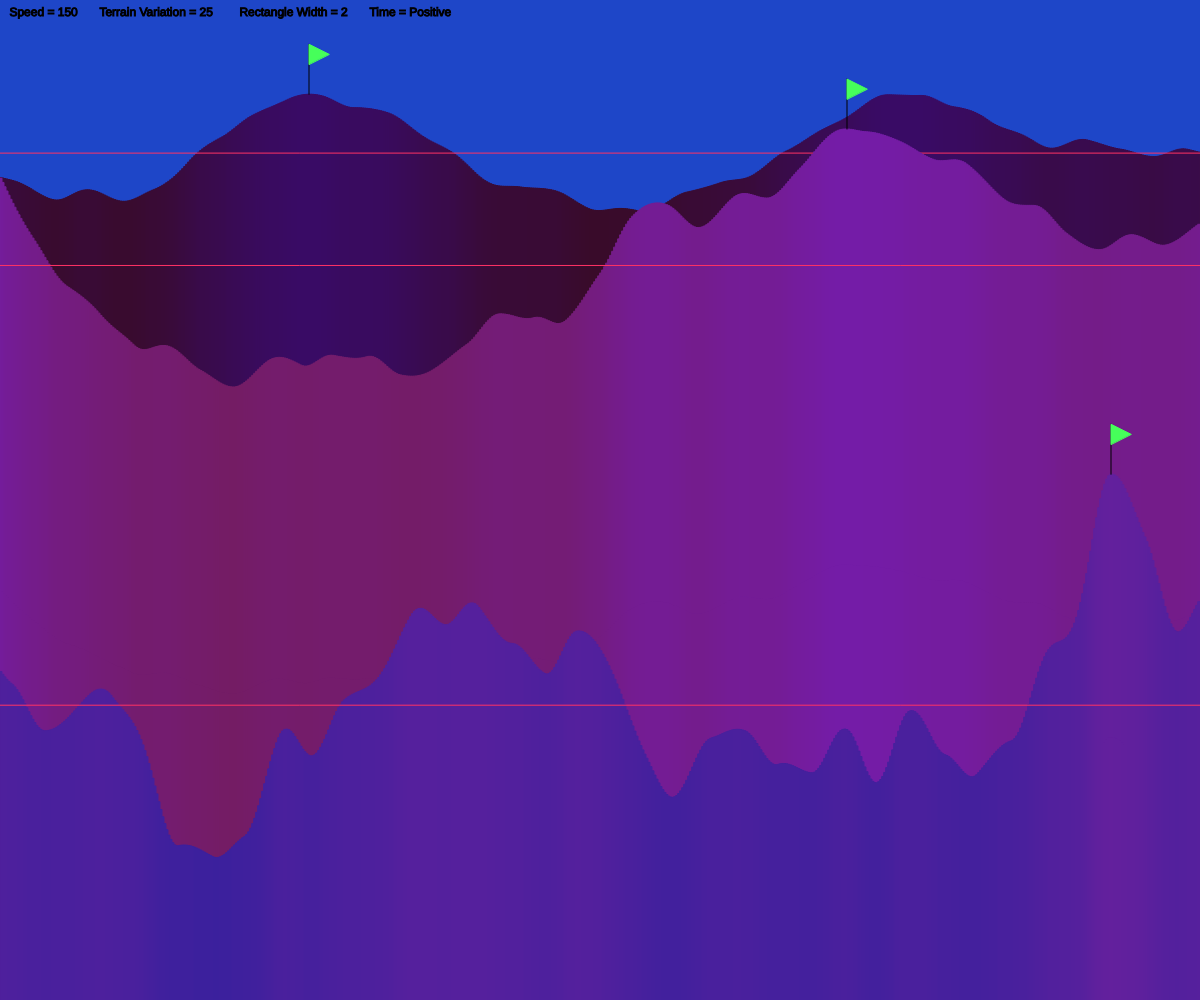
Frame 1 (no input)
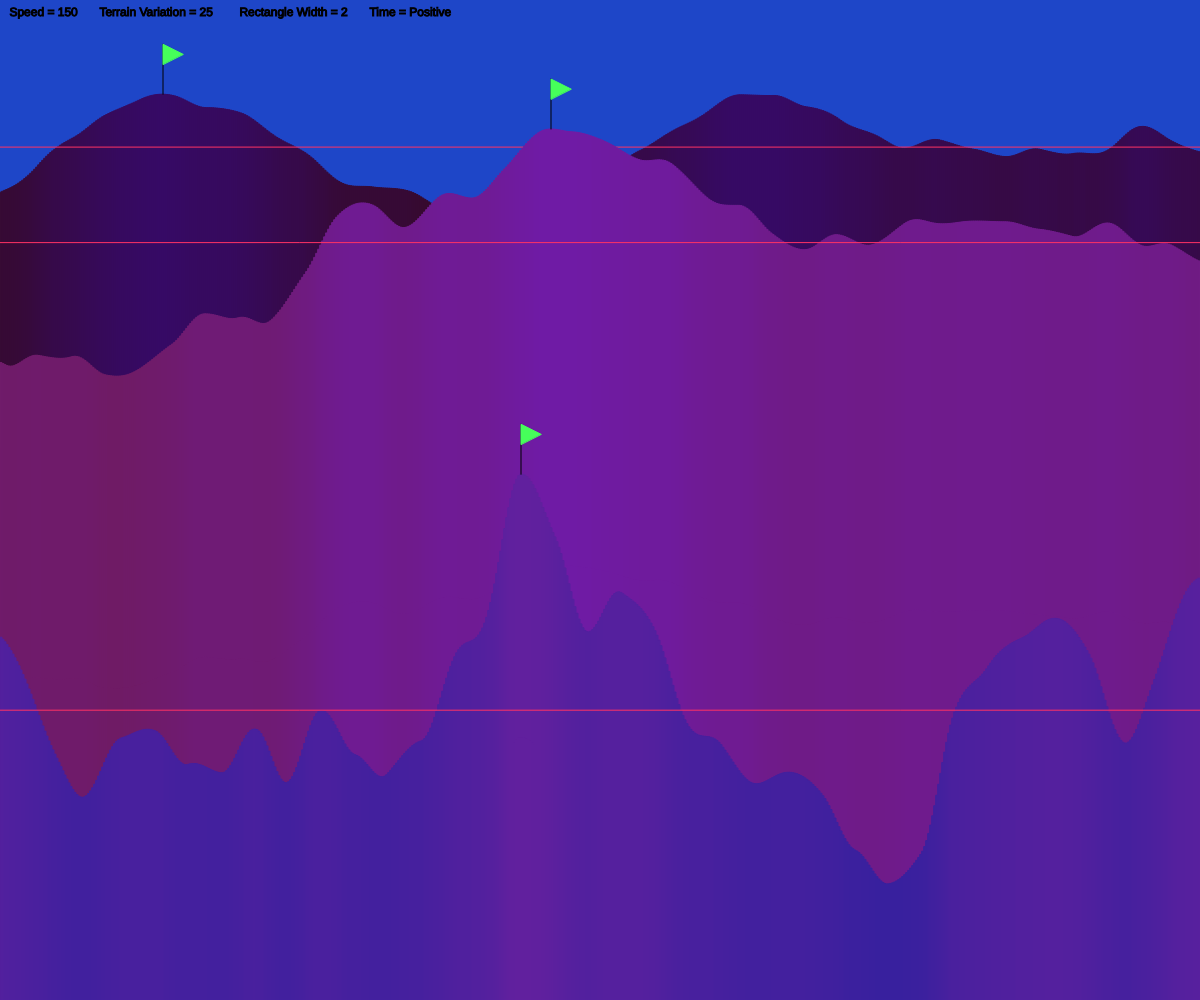
Frame 60 (no input)
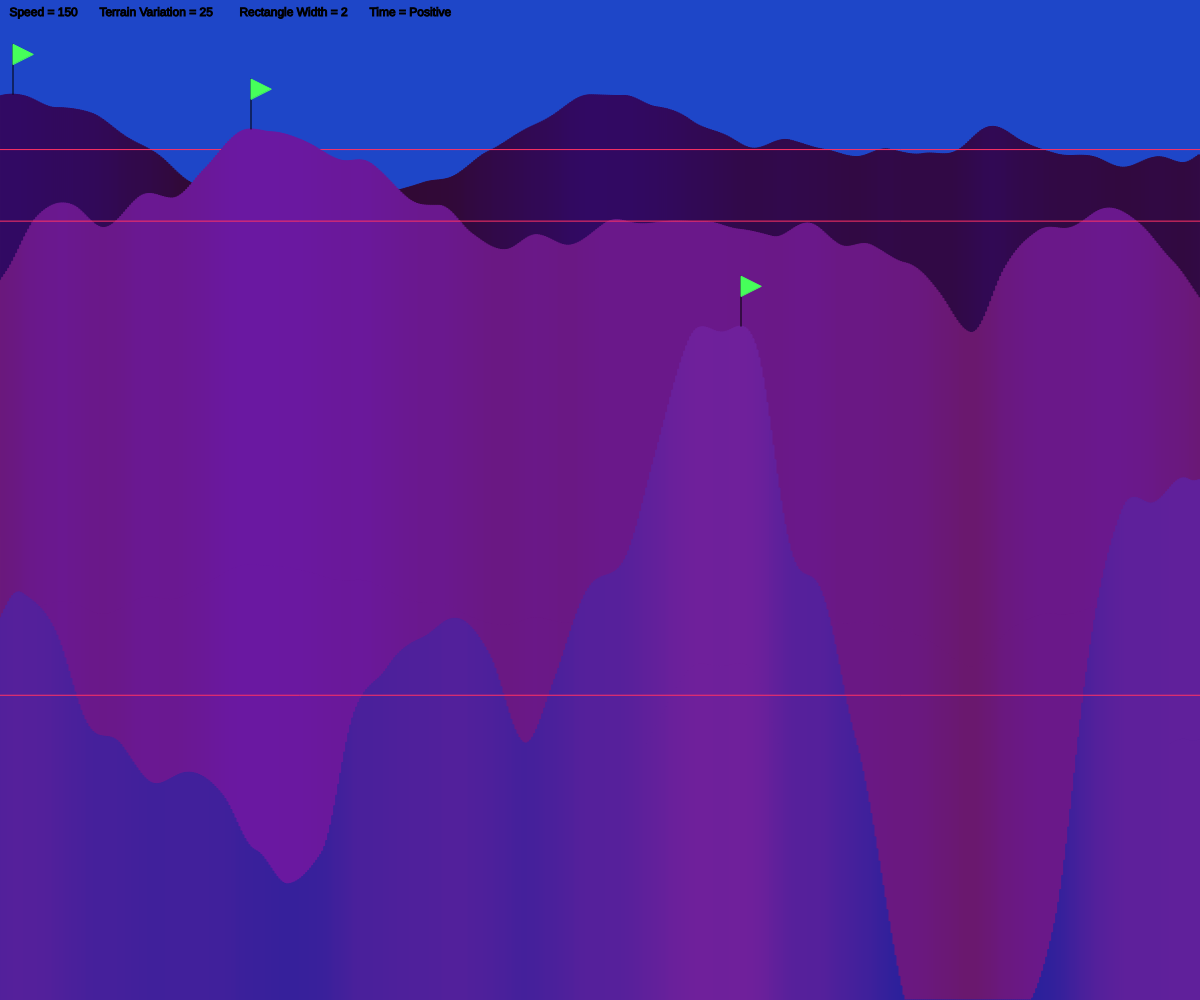
Frame 120 (the mouse pressed at the canvas centre since frame 60)

The p5.js sketch that drew these frames (run headless with seeded random() and noise() and a simulated clock; from frame 60 on, the mouse is pressed at the canvas centre):

// p5.js sketch
// ── sketch.js
// Terrain Generation
// Jeffrey Hamilton
// 12/Mar/24
//
// Extra for Experts:
// - Terrain Generation using Perlin Noise.
//
// --------------------
// ----- CONTROLS -----
// --------------------
// Right/Left Arrows: Increase/Decrease Rectangle Width.
// Up/Down Arrows:    Increase/Decrease Terrain Variation.
// Shift/Control:     Increase/Decrease Speed.
// Space:             Randomize Colours.
// R:                 Reset Time Variables.
// + (=):             Set time to progress forwards "Positive"
// - :                Set time to progress backwards "Negative"

let rectWidth = 2, initialTerrainVariation = 25, initialSpeed = 150; // User Adjustable Variables.
let drawStats = true; // Draws above variables on the top left of the canvas.
let x = 0;
let initialTime1, initialTime2, initialTime3; // Initial times to randomize starting positions of each z layer.
let time1, time2, time3, colTime=0;
let direction = 'Positive'; // Sets direction of motion of the terrain.
let heightList = [];
let totalHeight = 0;
let iAtMaxHeight=0; // Position in heightList at highest rectangle.
let colourBrightnessRandomizer = []; // List to store randomized max values for rColList.
let rgbSel = []; // Stores values for whether R, G, or B will be affected by rectHeight.
let rColList = []; // Stores value for rectangle colour based on noise(colTime).

function setup() {
  createCanvas(windowWidth, windowHeight);
  rectMode(CORNERS);
  fill(0);
  terrainVariation = map(initialTerrainVariation,0,1000,0,0.3); // Maps variation between rectangles from a user readable number to a small decimal to be used.
  speed = map(initialSpeed/rectWidth,0,1000,0,0.25); // Maps speed from a user readable number to a small decimal to be used.
  initialTime1 = random(0,1000000), initialTime2 = random(0,1000000), initialTime3 = random(0,1000000);
  time1 = initialTime1, time2 = initialTime2, time3 = initialTime3;
  randomizeColours(true);
}

function keyPressed() {

  if(keyCode===RIGHT_ARROW&&rectWidth<width) { // Increase width of rectangle when Right Arrow is pressed.
    rectWidth++;
    speed = map(initialSpeed/rectWidth,0,1024,0,0.25); // Speed Compensation.

  } else if(keyCode===LEFT_ARROW&&rectWidth>1) { // Decrease width of rectangle when Left Arrow is pressed.
    rectWidth--;
    speed = map(initialSpeed/rectWidth,0,1024,0,0.25); // Speed Compensation.
  }

  if(keyCode===UP_ARROW){ // Increase the height variation between two rectangles.
    initialTerrainVariation+=5;
    terrainVariation = map(initialTerrainVariation,0,1024,0,0.3);
  } else if(keyCode===DOWN_ARROW&&initialTerrainVariation>1) { // Decrease the height variation between two rectangles.
    initialTerrainVariation-=5;
    terrainVariation = map(initialTerrainVariation,0,1024,0,0.3);
  }

  if(keyCode===SHIFT&&initialSpeed<1000) { // Increase speed that the terrain passes by on the screen.
    initialSpeed+=25;
    speed = map(initialSpeed/rectWidth,0,1024,0,0.25);
  } else if(keyCode===CONTROL&&initialSpeed>0) { // Decrease speed of terrain.
    initialSpeed-=25;
    speed = map(initialSpeed/rectWidth,0,1024,0,0.25);
  }
}

function keyTyped() {
  if(key===' ') { // Randomizes colours when SPACE is pressed.
    randomizeColours(true);
  }

  if(key==='r') { // Resets time when R is pressed.
    time1 = initialTime1, time2 = initialTime2, time3 = initialTime3;
  }

  if(key==='='&&direction==='Negative') { // Sets direction to Positive when + (= key) is pressed.
    direction = 'Positive';
  } else if(key==='-'&&direction==='Positive') { // Sets direction to Negative when - key is pressed.
    direction = "Negative";
  }
}

function randomizeColours(refresh) { 
  if(refresh===true) { // If refresh is true (At beginning and when SPACE is pressed) randomizes the rgbSel and colourBrightnessRandomizer
    colourBrightnessRandomizer = [];
    rgbSel=[];
    for(let i=0; i<12; i++) {
      colourBrightnessRandomizer.push(int(random(0,250))); // Randomizes max value for rColList values.
    }
    for(let i=0; i<3; i++) {
      rgbSel.push(int(random(0,3))); // Randomizes whether R, G, or B will be affected by rectHeight.
    }
  }
  rColList = [];
  colTime+=0.001;
  let colNoiseSeed = colTime;
  for(let i=0; i<9; i++) {
    rColList.push(map(noise(colNoiseSeed),0,1,0,colourBrightnessRandomizer[i])); // Maps a noise value to each RGB for each Z layer based on max brightness.
    colNoiseSeed+=15;
  }
}


function avgLine() { // Draws the line of median height of all the rectangles per Z layer.
  let avgHeight = (totalHeight/(width/rectWidth));
  stroke(255,50,100);
  line(0,avgHeight,width,avgHeight);
  totalHeight=0;
}

function flag() { // Draws a flag on the rectangle of peak height.
  let xFlag = (iAtMaxHeight)+(rectWidth/2);
  let yFlag = min(heightList);
  stroke(0);
  line(xFlag,yFlag,xFlag,yFlag-50); // Flag pole.
  fill(70,255,90);
  stroke(70,255,90);
  triangle(xFlag,yFlag-30,xFlag,yFlag-50,xFlag+20,yFlag-40); // Flag.
}

function drawRectangles(drawHeight,time,z) { // Main code for drawing the terrain.
  let rectHeight, terrainNoise;
  x=time;
  heightList=[];

  for(let i=0; i<width; i+=rectWidth) {
    x+=terrainVariation;
    terrainNoise = noise(x);
    rectHeight = map(terrainNoise,0,1,drawHeight,0); // Maps noise value from (0 to 1) to (drawheight to 0).
    rectColour = map(rectHeight,drawHeight,0,0,250); // Maps the rectColour based on how tall the rectangle is (Tall means Brighter).
    heightList.push(rectHeight);

    totalHeight += rectHeight;
    if(rectHeight===min(heightList)) {
      iAtMaxHeight = i;
    }

    let rVal=0, gVal=0, bVal=0;
    if(rgbSel[z]===0) { // Determines whether R, G, or B will be affected by rectColour, the others will be random.
      rVal = map((rectColour+rColList[z]),0,500,0,255);
      gVal = rColList[z+3];
      bVal = rColList[z+6]
    } else if(rgbSel[z]===1) {
      rVal = rColList[z];
      gVal = map((rectColour+rColList[z+3]),0,500,0,255);
      bVal = rColList[z+6];
    } else if(rgbSel[z]===2) {
      rVal = rColList[z];
      gVal = rColList[z+3];
      bVal = map((rectColour+rColList[z+6]),0,500,0,255);
    }
    
    fill(rVal,gVal, bVal);
    stroke(rVal,gVal,bVal);

    rect(i, height, i+rectWidth, rectHeight);
  }

  avgLine();
  flag();
}

function statsText() { // Draws text on the top left to display the user adjustable variables.
  let x = width/128, y = height/64;
  fill(0);
  stroke(0);
  text(("Speed = " + initialSpeed),x,y);
  text(("Terrain Variation = " + initialTerrainVariation),x+90,y);
  text(("Rectangle Width = " + rectWidth),x+230,y);
  text(("Time = " + direction),x+360,y);
}

function draw() {
  frameRate(60);
  randomizeColours(false); // Randomizes colours, but does NOT refresh lists.
  background(30,70,200);
  drawRectangles(height/4,time1,0); // Rear Z layer (0)
  drawRectangles(height/2,time2,1); // Middle Z layer (1)
  drawRectangles(height/0.8,time3,2); // Front Z layer (2)

  if(drawStats===true) { // Only draws stats text if true (allows it to be disabled easily if wanted).
    statsText();
  }

  if(direction==='Positive') { // Determines whether the animation should play forwards or reverse.
    time1+=speed/2;
    time2+=speed;
    time3+=speed*2
  } else if(direction==='Negative') {
    time1-=speed/2;
    time2-=speed;
    time3-=speed*2
  }
}
